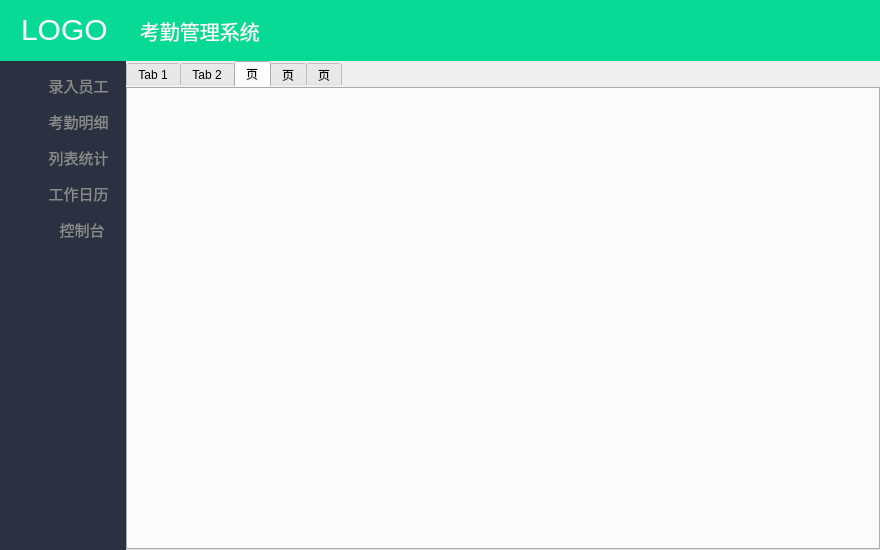
<?xml version="1.0" encoding="UTF-8"?>
<ui version="4.0">
 <class>AttendanceAdmin</class>
 <widget class="QMainWindow" name="AttendanceAdmin">
  <property name="geometry">
   <rect>
    <x>0</x>
    <y>0</y>
    <width>880</width>
    <height>550</height>
   </rect>
  </property>
  <property name="windowTitle">
   <string>AttendanceAdmin</string>
  </property>
  <property name="styleSheet">
   <string notr="true">font: 9pt &quot;微软雅黑&quot;;
</string>
  </property>
  <widget class="QWidget" name="centralwidget">
   <layout class="QVBoxLayout" name="verticalLayout" stretch="1,8">
    <property name="spacing">
     <number>0</number>
    </property>
    <property name="leftMargin">
     <number>0</number>
    </property>
    <property name="topMargin">
     <number>0</number>
    </property>
    <property name="rightMargin">
     <number>0</number>
    </property>
    <property name="bottomMargin">
     <number>0</number>
    </property>
    <item>
     <widget class="QGroupBox" name="groupBox">
      <property name="maximumSize">
       <size>
        <width>124141</width>
        <height>2123</height>
       </size>
      </property>
      <property name="styleSheet">
       <string notr="true">background-color: rgb(6, 218, 149);
color: rgb(254, 254, 254);
border:none;
</string>
      </property>
      <property name="title">
       <string/>
      </property>
      <widget class="QLabel" name="label">
       <property name="geometry">
        <rect>
         <x>140</x>
         <y>10</y>
         <width>141</width>
         <height>41</height>
        </rect>
       </property>
       <property name="styleSheet">
        <string notr="true">font:20px;</string>
       </property>
       <property name="text">
        <string>考勤管理系统</string>
       </property>
      </widget>
      <widget class="QLabel" name="label_2">
       <property name="geometry">
        <rect>
         <x>21</x>
         <y>4</y>
         <width>91</width>
         <height>51</height>
        </rect>
       </property>
       <property name="styleSheet">
        <string notr="true">font:30px;</string>
       </property>
       <property name="text">
        <string>LOGO</string>
       </property>
      </widget>
     </widget>
    </item>
    <item>
     <widget class="QGroupBox" name="groupBox_2">
      <property name="styleSheet">
       <string notr="true">border:none;
</string>
      </property>
      <property name="title">
       <string/>
      </property>
      <layout class="QHBoxLayout" name="horizontalLayout" stretch="1,6">
       <property name="spacing">
        <number>0</number>
       </property>
       <property name="leftMargin">
        <number>0</number>
       </property>
       <property name="topMargin">
        <number>0</number>
       </property>
       <property name="rightMargin">
        <number>0</number>
       </property>
       <property name="bottomMargin">
        <number>0</number>
       </property>
       <item>
        <widget class="QGroupBox" name="groupBox_3">
         <property name="styleSheet">
          <string notr="true">background-color: rgb(43, 49, 65);
color: #8a8a8a;
font:15px;
</string>
         </property>
         <property name="title">
          <string/>
         </property>
         <layout class="QVBoxLayout" name="verticalLayout_2">
          <item>
           <widget class="QPushButton" name="pushButton">
            <property name="minimumSize">
             <size>
              <width>101</width>
              <height>30</height>
             </size>
            </property>
            <property name="styleSheet">
             <string notr="true">image: url(:/image/lr.png);
image-position:left;
text-align:right;
</string>
            </property>
            <property name="text">
             <string>录入员工  </string>
            </property>
           </widget>
          </item>
          <item>
           <widget class="QPushButton" name="pushButton_2">
            <property name="minimumSize">
             <size>
              <width>101</width>
              <height>30</height>
             </size>
            </property>
            <property name="styleSheet">
             <string notr="true">
image: url(:/image/qd.png);
image-position:left;
text-align:right;
</string>
            </property>
            <property name="text">
             <string>考勤明细  </string>
            </property>
           </widget>
          </item>
          <item>
           <widget class="QPushButton" name="pushButton_3">
            <property name="minimumSize">
             <size>
              <width>101</width>
              <height>30</height>
             </size>
            </property>
            <property name="styleSheet">
             <string notr="true">image: url(:/image/szt.png);
image-position:left;
text-align:right;
</string>
            </property>
            <property name="text">
             <string>列表统计  </string>
            </property>
           </widget>
          </item>
          <item>
           <widget class="QPushButton" name="pushButton_4">
            <property name="minimumSize">
             <size>
              <width>101</width>
              <height>30</height>
             </size>
            </property>
            <property name="styleSheet">
             <string notr="true">image: url(:/image/date.png);
image-position:left;
text-align:right;
</string>
            </property>
            <property name="text">
             <string>工作日历  </string>
            </property>
           </widget>
          </item>
          <item>
           <widget class="QPushButton" name="pushButton_5">
            <property name="minimumSize">
             <size>
              <width>101</width>
              <height>30</height>
             </size>
            </property>
            <property name="styleSheet">
             <string notr="true">image: url(:/image/cmd.png);
image-position:left;
text-align:right;
</string>
            </property>
            <property name="text">
             <string>控制台   </string>
            </property>
           </widget>
          </item>
          <item>
           <spacer name="verticalSpacer">
            <property name="orientation">
             <enum>Qt::Vertical</enum>
            </property>
            <property name="sizeHint" stdset="0">
             <size>
              <width>17</width>
              <height>231</height>
             </size>
            </property>
           </spacer>
          </item>
         </layout>
        </widget>
       </item>
       <item>
        <widget class="QTabWidget" name="tabWidget">
         <property name="currentIndex">
          <number>2</number>
         </property>
         <widget class="setFaceInfo" name="tab">
          <attribute name="title">
           <string>Tab 1</string>
          </attribute>
         </widget>
         <widget class="AttendanceTable" name="tab_2">
          <attribute name="title">
           <string>Tab 2</string>
          </attribute>
         </widget>
         <widget class="SignInStateWin" name="tab_3">
          <attribute name="title">
           <string>页</string>
          </attribute>
         </widget>
         <widget class="WorkDateWin" name="tab_4">
          <attribute name="title">
           <string>页</string>
          </attribute>
         </widget>
         <widget class="cmdWin" name="tab_5">
          <attribute name="title">
           <string>页</string>
          </attribute>
         </widget>
        </widget>
       </item>
      </layout>
     </widget>
    </item>
   </layout>
  </widget>
 </widget>
 <customwidgets>
  <customwidget>
   <class>setFaceInfo</class>
   <extends>QWidget</extends>
   <header location="global">setfaceinfo.h</header>
   <container>1</container>
  </customwidget>
  <customwidget>
   <class>cmdWin</class>
   <extends>QWidget</extends>
   <header location="global">cmdwin.h</header>
   <container>1</container>
  </customwidget>
  <customwidget>
   <class>AttendanceTable</class>
   <extends>QWidget</extends>
   <header location="global">attendancetable.h</header>
   <container>1</container>
  </customwidget>
  <customwidget>
   <class>WorkDateWin</class>
   <extends>QWidget</extends>
   <header>workdatewin.h</header>
   <container>1</container>
  </customwidget>
  <customwidget>
   <class>SignInStateWin</class>
   <extends>QWidget</extends>
   <header>signinstatewin.h</header>
   <container>1</container>
  </customwidget>
 </customwidgets>
 <tabstops>
  <tabstop>pushButton</tabstop>
  <tabstop>pushButton_3</tabstop>
  <tabstop>pushButton_4</tabstop>
  <tabstop>pushButton_5</tabstop>
  <tabstop>pushButton_2</tabstop>
 </tabstops>
 <resources/>
 <connections/>
</ui>
